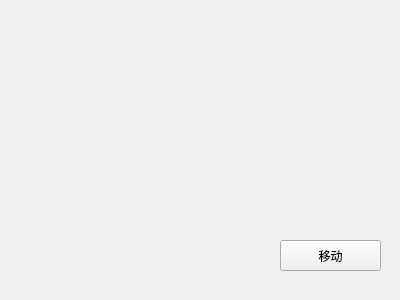
<?xml version="1.0" encoding="UTF-8"?>
<ui version="4.0">
 <class>Widget</class>
 <widget class="QWidget" name="Widget">
  <property name="geometry">
   <rect>
    <x>0</x>
    <y>0</y>
    <width>400</width>
    <height>300</height>
   </rect>
  </property>
  <property name="windowTitle">
   <string>Widget</string>
  </property>
  <widget class="QPushButton" name="btn_move">
   <property name="geometry">
    <rect>
     <x>280</x>
     <y>240</y>
     <width>101</width>
     <height>31</height>
    </rect>
   </property>
   <property name="text">
    <string>移动</string>
   </property>
  </widget>
 </widget>
 <layoutdefault spacing="6" margin="11"/>
 <resources/>
 <connections/>
</ui>
